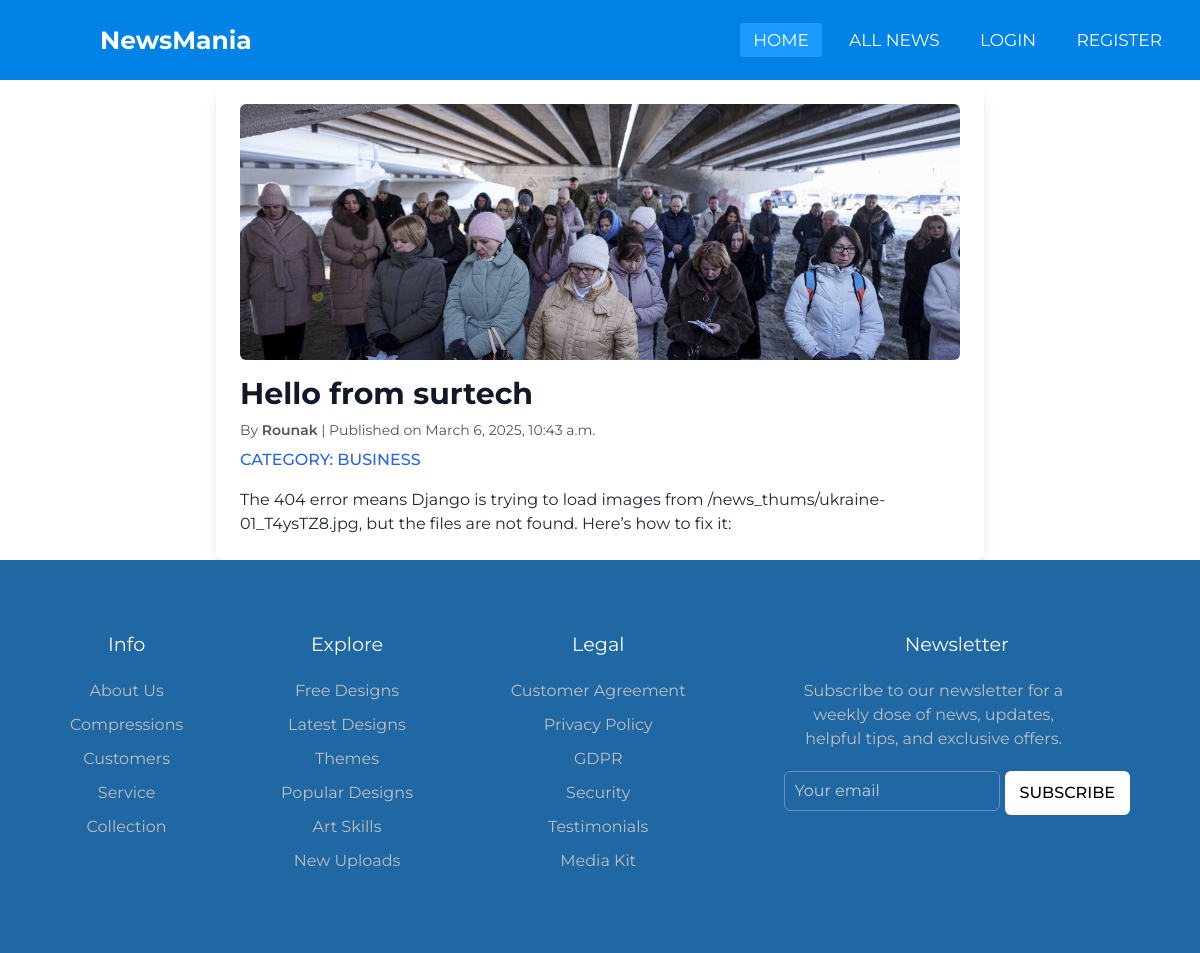
/news/5, run on the app's committed database.
### news/models.py (models this page shows, shortened)
class NewsVarity(models.Model):
    NEWS_TYPE = [
        ('SPOTRS', 'SPORTS'),
        ('BUSINESS', 'BUSINESS'),
        ('TECHNOLOGY', 'TECHNOLOGY'),
        ('POLITICS', 'POLITICS'),
        ('STOCK', 'STOCK'),
    ]
    title = models.CharField(max_length=25, default="default title")
    thumbnail =  models.ImageField(upload_to="news_thums/")
    description  = models.TextField(default="default desc")
    author = models.CharField(max_length=100, default="Unknown")
    created_at  = models.DateTimeField(default=timezone.now)
    category = models.CharField(max_length=20, choices=NEWS_TYPE)

### news/views.py (the view)
# urls.py: path("<int:news_id>", views.news_details, name="news_details")
def news_details(request, news_id):
    one_news = get_object_or_404(NewsVarity, pk = news_id)
    return render(request, 'news_details.html', {'news': one_news})

### news/templates/news_details.html (shortened to what this page needs)
{% extends "layout.html" %}
{% block content %}
<div class="max-w-3xl mx-auto p-6 bg-white rounded-lg shadow-lg">
    <img src="{{ news.thumbnail.url }}" alt="Thumbnail" class="w-full h-64 object-cover rounded-md mb-4">
    <h1 class="text-3xl font-bold text-gray-900 mb-2">{{ news.title }}</h1>
    <p class="text-gray-600 text-sm">By <span class="font-semibold">{{ news.author }}</span> | Published on {{ news.created_at }}</p>
    <p class="mt-2 text-blue-600 font-medium uppercase">Category: {{ news.category }}</p>
    <p class="text-gray-800 mt-4">{{ news.description }}</p>
</div>
{% endblock %}

### static/layout.css (style rules this page uses)
* { padding: 0; margin: 0; text-decoration: none; list-style: none; box-sizing: border-box; }
body { font-family: "Montserrat", sans-serif; }

### data on the page
NewsVarity: thumbnail (picture), title "Hello from surtech", author "Rounak", created_at "March 6, 2025, 10:43 a.m.", category "BUSINESS", description "The 404 error means Django is trying to load images from /news_thums/ukraine-01_T4ysTZ8.jpg, but the files are not found. Here’s how to fix it:"
